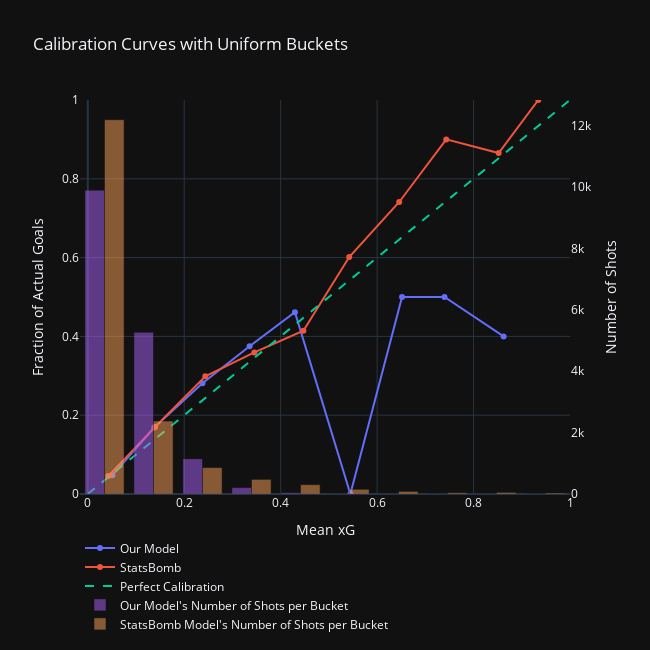

The notebook cell saved with this chart:
### Code cell
fig = go.Figure()
fig.update_layout(template='plotly_dark')

#plot calibration curve for our model with 10 uniform buckets (each bucket has equal width across prediction space)
prob_true, prob_pred = calibration_curve(y_test, predictions_test, n_bins=10)
fig.add_trace(go.Scatter(x=prob_pred, y=prob_true, mode='markers+lines', name='Our Model'))

#plot calibration curve for StatsBomb model with 10 uniform buckets (each bucket has equal width across prediction space)
prob_true, prob_pred = calibration_curve(y_test, sbxg_test, n_bins=10)
fig.add_trace(go.Scatter(x=prob_pred, y=prob_true, mode='markers+lines', name='StatsBomb'))

#plot calibration curve for perfect calibration
fig.add_trace(go.Scatter(x=np.linspace(0, 1, 10), y=np.linspace(0, 1, 10), mode='lines', line=dict(dash='dash'), name='Perfect Calibration'))

#histogram for number of our model's predictions in each bucket
predictions_test_binned = np.digitize(predictions_test, bins=np.linspace(0, 1, 11)) - 1
bin_labels = [f"{(i / 10)}" for i in range(1,11)]
bin_counts = np.bincount(predictions_test_binned, minlength=10)

fig.add_trace(go.Bar(x=bin_labels, y=bin_counts, name="Our Model's Number of Shots per Bucket", yaxis='y2', xaxis='x2', opacity=0.5))

#histogram for number of StatsBomb model's predictions in each bucket
sbxg_test_binned = np.digitize(sbxg_test, bins=np.linspace(0, 1, 11)) - 1
bin_labels = [f"{(i / 10)}" for i in range(1,11)]
bin_counts = np.bincount(sbxg_test_binned, minlength=10)

fig.add_trace(go.Bar(x=bin_labels, y=bin_counts, name="StatsBomb Model's Number of Shots per Bucket", yaxis='y2', xaxis='x2', opacity=0.5))

fig.update_layout(
    title='Calibration Curves with Uniform Buckets',
    xaxis_title='Mean xG',
    yaxis={
        'range': [0, 1],
        'title': 'Fraction of Actual Goals'
    },
    yaxis2={
        'title': 'Number of Shots',
        'overlaying': 'y',
        'side': 'right',
        'showgrid':False,
    },
    xaxis2={
        'overlaying': 'x',
        'side': 'top',
        'showgrid':False,
        'showticklabels':False
    },
    legend=dict(
        orientation='h',  
    ),
    width=650,
    height=650
)

fig.show()

### Figure 1 — Plotly figure (JSON) as saved in the notebook; plotly's stock layout.template omitted (floating-point values rounded to 4 significant figures)
{"data": [{"mode": "markers+lines", "name": "Our Model", "type": "scatter", "x": [0.051, 0.1379, 0.2378, 0.3355, 0.4295, 0.5445, 0.6517, 0.7398, 0.8623], "y": [0.04729, 0.1688, 0.281, 0.375, 0.4615, 0, 0.5, 0.5, 0.4]}, {"mode": "markers+lines", "name": "StatsBomb", "type": "scatter", "x": [0.04248, 0.1395, 0.2437, 0.3455, 0.4472, 0.5422, 0.6459, 0.7434, 0.8521, 0.9343], "y": [0.04544, 0.1701, 0.2988, 0.3592, 0.4145, 0.6013, 0.7412, 0.9, 0.8654, 1]}, {"line": {"dash": "dash"}, "mode": "lines", "name": "Perfect Calibration", "type": "scatter", "x": [0, 0.1111, 0.2222, 0.3333, 0.4444, 0.5556, 0.6667, 0.7778, 0.8889, 1], "y": [0, 0.1111, 0.2222, 0.3333, 0.4444, 0.5556, 0.6667, 0.7778, 0.8889, 1]}, {"name": "Our Model's Number of Shots per Bucket", "opacity": 0.5, "type": "bar", "x": ["0.1", "0.2", "0.3", "0.4", "0.5", "0.6", "0.7", "0.8", "0.9", "1.0"], "xaxis": "x2", "y": [9897, 5266, 1146, 208, 39, 3, 4, 2, 5, 0], "yaxis": "y2"}, {"name": "StatsBomb Model's Number of Shots per Bucket", "opacity": 0.5, "type": "bar", "x": ["0.1", "0.2", "0.3", "0.4", "0.5", "0.6", "0.7", "0.8", "0.9", "1.0"], "xaxis": "x2", "y": [12193, 2375, 860, 476, 304, 153, 85, 40, 52, 32], "yaxis": "y2"}], "layout": {"height": 650, "legend": {"orientation": "h"}, "title": {"text": "Calibration Curves with Uniform Buckets"}, "width": 650, "xaxis": {"title": {"text": "Mean xG"}}, "xaxis2": {"overlaying": "x", "showgrid": false, "showticklabels": false, "side": "top"}, "yaxis": {"range": [0, 1], "title": {"text": "Fraction of Actual Goals"}}, "yaxis2": {"overlaying": "y", "showgrid": false, "side": "right", "title": {"text": "Number of Shots"}}}}
